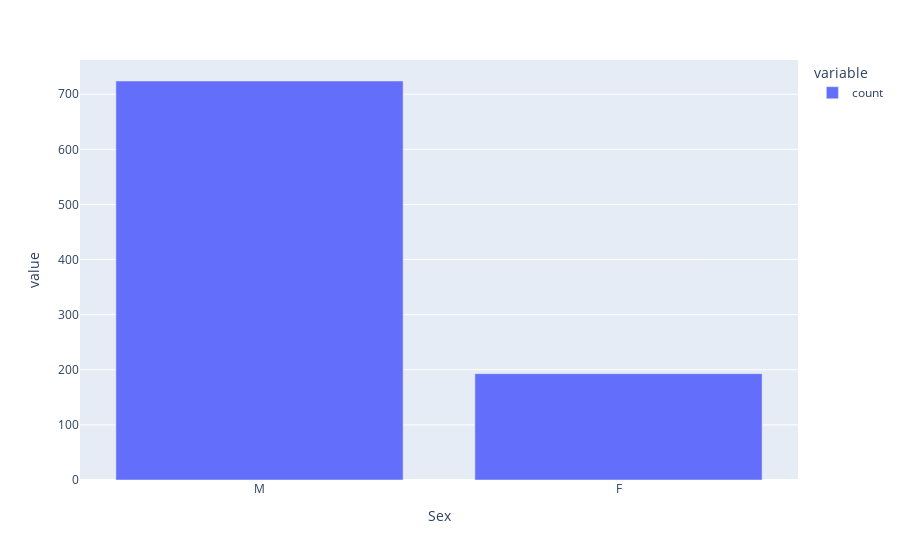

The cell this chart's notebook holds for it:
### Markdown cell above
### 4.4 Sex Factor

### Code cell
# Total number of Male and Female
px.bar(df.Sex.value_counts())

### Figure 1 — Plotly figure (JSON) as saved in the notebook; plotly's stock layout.template omitted (floating-point values rounded to 4 significant figures)
{"data": [{"alignmentgroup": "True", "hovertemplate": "variable=count<br>Sex=%{x}<br>value=%{y}<extra></extra>", "legendgroup": "count", "marker": {"color": "#636efa", "pattern": {"shape": ""}}, "name": "count", "offsetgroup": "count", "orientation": "v", "showlegend": true, "textposition": "auto", "type": "bar", "x": ["M", "F"], "xaxis": "x", "y": [724, 193], "yaxis": "y"}], "layout": {"autosize": true, "barmode": "relative", "legend": {"title": {"text": "variable"}, "tracegroupgap": 0}, "margin": {"t": 60}, "xaxis": {"anchor": "y", "autorange": true, "domain": [0, 1], "range": [-0.5, 1.5], "title": {"text": "Sex"}, "type": "category"}, "yaxis": {"anchor": "x", "autorange": true, "domain": [0, 1], "range": [0, 762.1], "title": {"text": "value"}, "type": "linear"}}}
